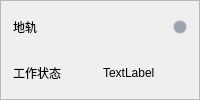
       <widget class="QFrame" name="card_rail">
        <property name="styleSheet">
         <string notr="true">QFrame#card_rail, QFrame#card_plt0, QFrame#card_plt1, QFrame#card_plt2,
QFrame#card_plt3, QFrame#card_plt4, QFrame#card_plt5, QFrame#card_plt6 {
    background: #ffffff;
    border: 1px solid #b0b8c1;
    border-radius: 4px;
}</string>
        </property>
        <property name="frameShape">
         <enum>QFrame::StyledPanel</enum>
        </property>
        <property name="frameShadow">
         <enum>QFrame::Raised</enum>
        </property>
        <layout class="QVBoxLayout" name="verticalLayout_7">
         <property name="spacing">
          <number>6</number>
         </property>
         <property name="leftMargin">
          <number>6</number>
         </property>
         <property name="topMargin">
          <number>6</number>
         </property>
         <property name="rightMargin">
          <number>6</number>
         </property>
         <property name="bottomMargin">
          <number>6</number>
         </property>
         <item>
          <widget class="QWidget" name="widget_11" native="true">
           <layout class="QHBoxLayout" name="horizontalLayout">
            <property name="spacing">
             <number>6</number>
            </property>
            <property name="leftMargin">
             <number>6</number>
            </property>
            <property name="topMargin">
             <number>6</number>
            </property>
            <property name="rightMargin">
             <number>6</number>
            </property>
            <property name="bottomMargin">
             <number>6</number>
            </property>
            <item>
             <widget class="QLabel" name="label_5">
              <property name="text">
               <string>地轨</string>
              </property>
             </widget>
            </item>
            <item>
             <widget class="QLabel" name="rail_label_status">
              <property name="minimumSize">
               <size>
                <width>14</width>
                <height>14</height>
               </size>
              </property>
              <property name="maximumSize">
               <size>
                <width>14</width>
                <height>14</height>
               </size>
              </property>
              <property name="styleSheet">
               <string notr="true">    background-color: #9ca3af;   /* 默认灰色 */
    border-radius: 7px;          /* 宽高的一半 = 正圆 */
    border: 1px solid #d1d5db;</string>
              </property>
              <property name="text">
               <string/>
              </property>
             </widget>
            </item>
           </layout>
          </widget>
         </item>
         <item>
          <widget class="QWidget" name="widget_12" native="true">
           <layout class="QHBoxLayout" name="horizontalLayout_11">
            <property name="spacing">
             <number>6</number>
            </property>
            <property name="leftMargin">
             <number>6</number>
            </property>
            <property name="topMargin">
             <number>6</number>
            </property>
            <property name="rightMargin">
             <number>6</number>
            </property>
            <property name="bottomMargin">
             <number>6</number>
            </property>
            <item>
             <widget class="QLabel" name="label_11">
              <property name="text">
               <string>工作状态</string>
              </property>
             </widget>
            </item>
            <item>
             <widget class="QLabel" name="rail_label_state">
              <property name="text">
               <string>TextLabel</string>
              </property>
             </widget>
            </item>
           </layout>
          </widget>
         </item>
        </layout>
       </widget>
